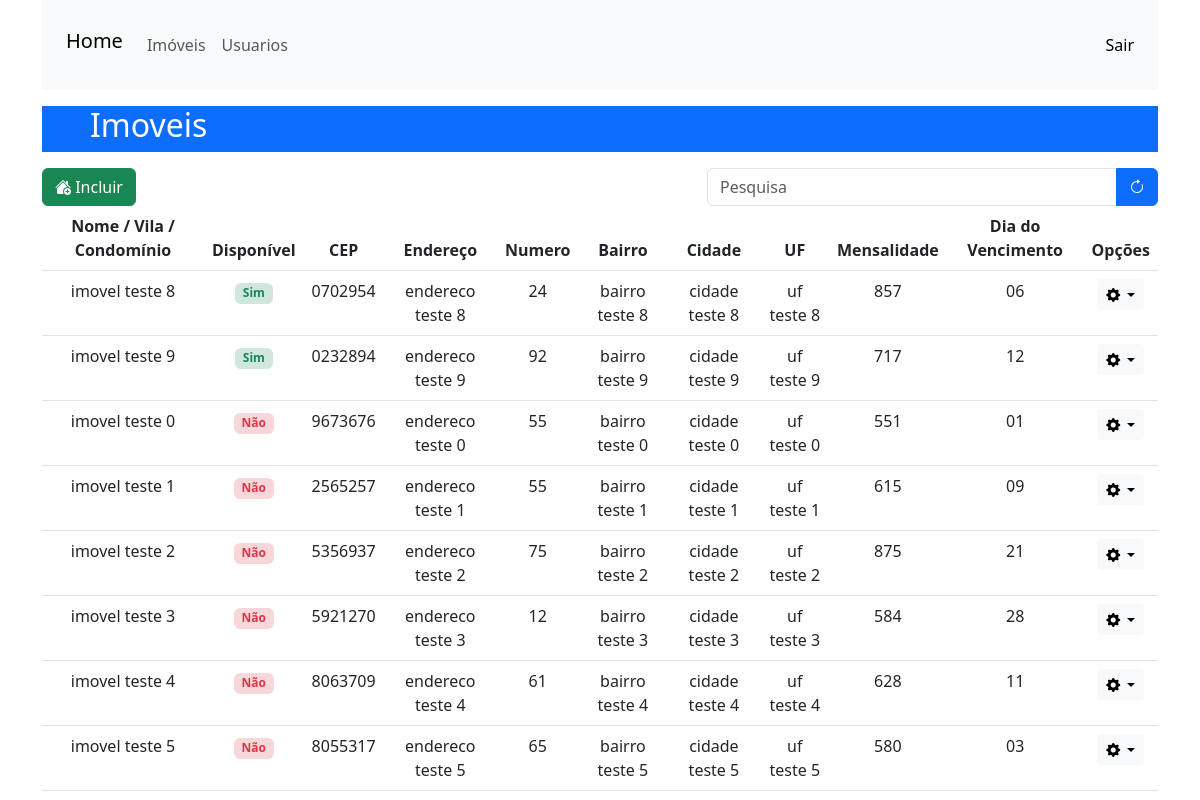
Before: /imobiliaria/listar/ (signed in) with the older database file.
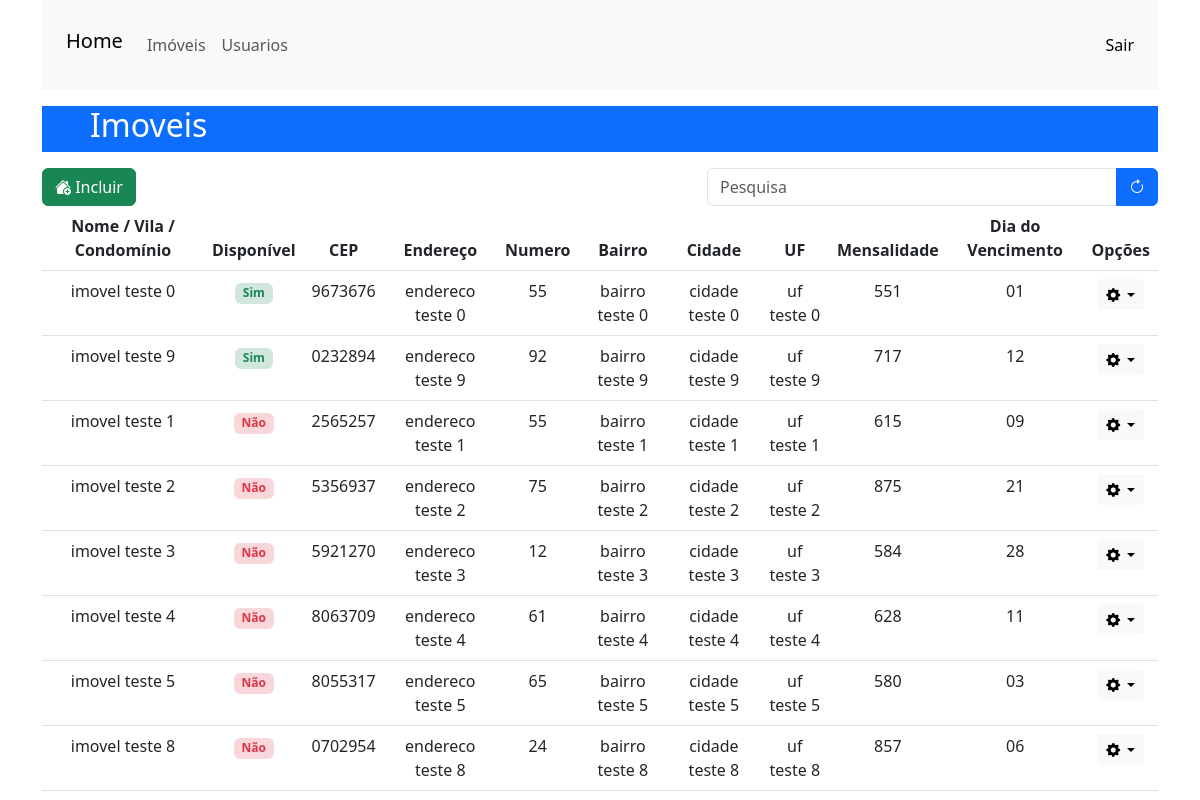
After: the same page with the newer database file.
### imobiliaria/models.py (models this page shows, shortened)
class Imovel(models.Model):
    nome = models.CharField(max_length=50, blank=True, verbose_name='Nome do imóvel / vila / condominio')
    cep = models.CharField(max_length=9, blank=True, verbose_name= 'CEP')
    endereco = models.CharField(max_length=100, blank=True, verbose_name= 'Endereço')
    numero = models.CharField(max_length=100, blank=True, verbose_name= 'Numero')
    bairro = models.CharField(max_length=100, blank=True, verbose_name= 'Bairro')
    cidade = models.CharField(max_length=100, blank=True, verbose_name= 'Cidade')
    uf = models.CharField(max_length=2, blank=True, verbose_name= 'UF')
    mensalidade = models.CharField(max_length=10, blank=True, verbose_name='Mensalidade R$')
    vencimento = models.IntegerField(default=10, verbose_name="Dia do vencimento da mensalidade")
    disponibilidade = models.BooleanField(default=True, verbose_name="Disponibilidade")

### imobiliaria/views.py (the view)
# urls.py: path('listar/', listar_imoveis, name="listarimoveis"),
@login_required
@staff_member_required
def listar_imoveis(request):
    context = {}
    imoveis = Imovel.objects.all().order_by('-disponibilidade','nome')
    context['imoveis'] = imoveis
    if request.method == "GET":
        busca = request.GET.get('busca')
        if busca != None:
            imoveis = Imovel.objects.all().filter(nome__contains = busca).order_by('-disponibilidade','nome')
            context['imoveis'] = imoveis
            return render(request, 'list.html', context)
    return render(request, 'list.html', context)

### imobiliaria/templates/list.html (shortened to what this page needs)
{% extends 'base.html' %}
{% block content %}
<div class="container">
    <div class="row text-white bg-primary mx-auto my-3">
        <h2 class="ps-5">Imoveis</h2>
    </div>
    <div class="row">
        <div class="col-7">
            <a href="{% url 'cadastrarimovel' %}" class="btn btn-success"><i class="bi bi-house-add-fill"></i> Incluir</a>
        </div>
        <div class="col-5">
            <form method="GET" autocomplete="off">
                <div class="input-group">
                    <input type="text" class="form-control" placeholder="Pesquisa" name="busca">
                    <button class="btn btn-primary"><i class="bi bi-arrow-clockwise"></i></button>
                </div>
            </form>
        </div>
    </div>
    <table class="table table-hover text-center">
        <thead>
            <tr>
                <th scope="col">Nome / Vila / Condomínio</th>
                <th scope="col">Disponível</th>
                <th scope="col">CEP</th>
                <th scope="col">Endereço</th>
                <th scope="col">Numero</th>
                <th scope="col">Bairro</th>
                <th scope="col">Cidade</th>
                <th scope="col">UF</th>
                <th scope="col">Mensalidade</th>
                <th scope="col">Dia do Vencimento</th>
                <th scope="col">Opções</th>
            </tr>
        </thead>
        <tbody>
            {% for imovel in imoveis %}
            <tr>
                <td>{{imovel.nome}}</td>
                {% if imovel.disponibilidade %}
                <td><span class="badge bg-success-subtle text-success">Sim</span></td>
                {% else %}
                <td><span class="badge bg-danger-subtle text-danger">Não</span></td>
                {% endif %}
                <td>{{imovel.cep}}</td>
                <td>{{imovel.endereco}}</td>
                <td>{{imovel.numero}}</td>
                <td>{{imovel.bairro}}</td>
                <td>{{imovel.cidade}}</td>
                <td>{{imovel.uf}}</td>
                <td>{{imovel.mensalidade}}</td>
                {% if imovel.vencimento > 9 %}
                    <td>{{ imovel.vencimento }}</td>
                {% else %}
                    <td>0{{imovel.vencimento}}</td>
                {% endif %}
                <td>
                    <div class="dropdown">
                        <button type="button" class="btn btn-sm btn-light dropdown-toggle" data-bs-toggle="dropdown">
                            <i class="bi bi-gear-fill"></i>
                        </button>
                    </div>
                </td>
            </tr>
            {% endfor %}
        </tbody>
    </table>
</div>
{% endblock %}

Changed rows visible on the page:
changed Imovel "imovel teste 0": disponibilidade "Não" → "Sim"; moves up the list
changed Imovel "imovel teste 8": disponibilidade "Sim" → "Não"; moves down the list
